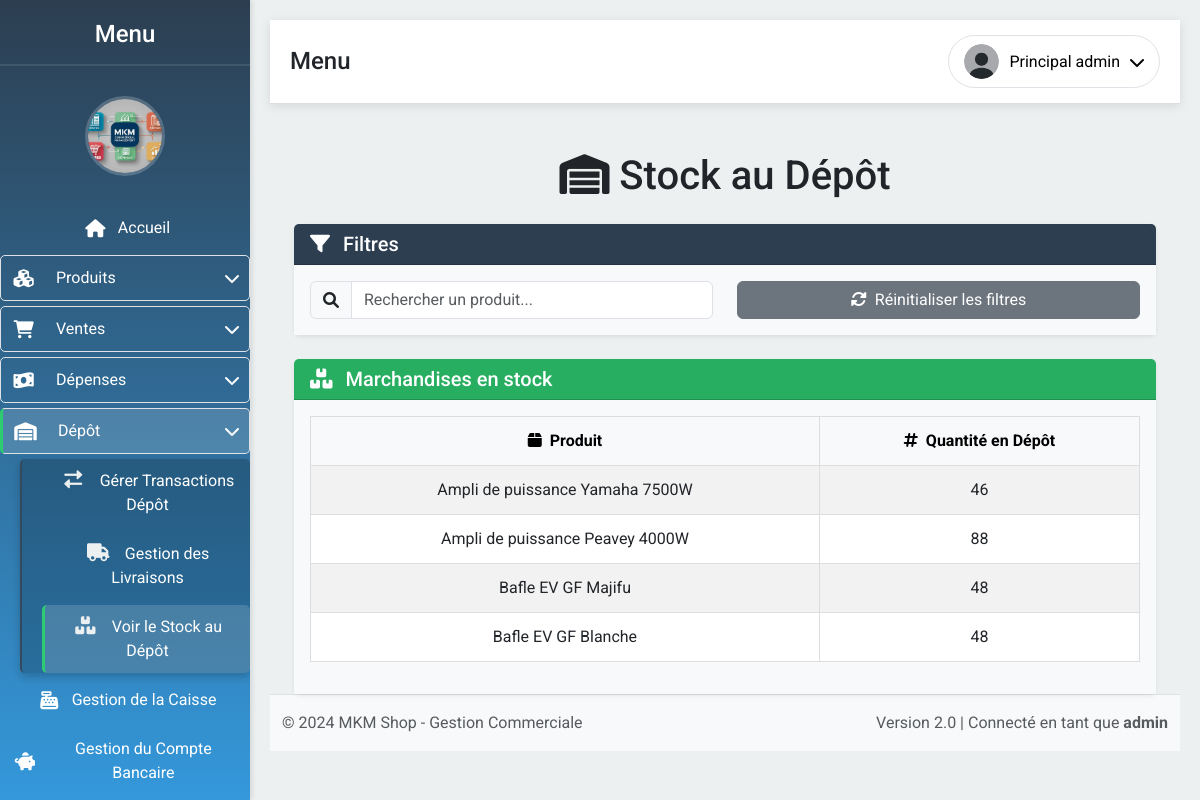
/stock_depot (signed in), run on an earlier commit of the app's database.
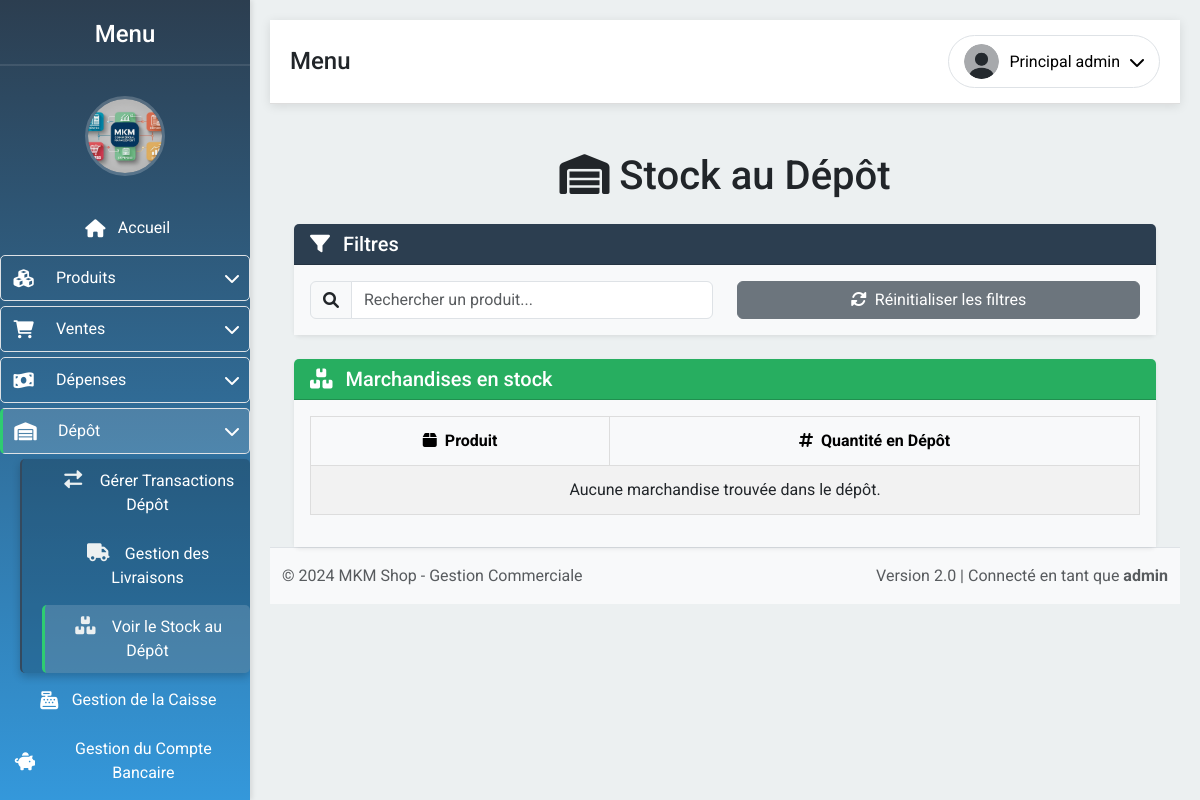
And on a later commit of the database.
### app/models.py (models this page shows, shortened)
class Produits(db.Model):
    __tablename__ = 'produits'
    id = db.Column(db.Integer, primary_key=True)
    nom = db.Column(db.String(100), nullable=False)
    description = db.Column(db.String(200))
    prix = db.Column(db.Float, nullable=False)
    prix_achat = db.Column(db.Float, nullable=False)
    quantite = db.Column(db.Integer, nullable=False)
    quantite_depot = db.Column(db.Integer, default=0)
    en_route = db.Column(db.Integer, default=0)

### app/routes.py (the view)
@bp.route('/stock_depot')
@login_required
@permission_required('voir_stock_depot')
def stock_depot():
    produits = Produits.query.filter(Produits.quantite_depot > 0).all()
    return render_template('stock_depot.html', produits=produits)

### app/models.py (called while the page is built)
    def is_admin(self):
        return self.role == 'admin'

    def has_permission(self, permission):
        if self.is_admin():
            return True
        return self.permissions and permission in self.permissions

### app/routes.py (called while the page is built)
def permission_required(permission):
    def decorator(f):
        @wraps(f)
        def decorated_function(*args, **kwargs):
            if not current_user.has_permission(permission):
                flash("Accès refusé. Vous n'avez pas les permissions nécessaires.", 'danger')
                return redirect(url_for('routes.index'))
            return f(*args, **kwargs)
        return decorated_function
    return decorator

@login_manager.user_loader
def load_user(user_id):
    return User.query.get(int(user_id))

### app/templates/stock_depot.html (shortened to what this page needs)
{% extends "layout.html" %}
{% block content %}
<div class="container">
    <h1 class="mt-5 text-center"><i class="fas fa-warehouse"></i> Stock au Dépôt</h1>
    <div class="card mt-4 shadow-sm border-0">
        <div class="card-header text-white" style="background-color: #2C3E50;">
            <h5 class="card-title mb-0"><i class="fas fa-filter me-2"></i> Filtres</h5>
        </div>
        <div class="card-body" style="background-color: #F8F9FA;">
            <div class="row">
                <div class="col-md-6">
                    <div class="input-group">
                        <span class="input-group-text"><i class="fas fa-search"></i></span>
                        <input type="text" id="searchProduit" class="form-control" placeholder="Rechercher un produit...">
                    </div>
                </div>
                <div class="col-md-6">
                    <button id="resetFilters" class="btn btn-secondary w-100">
                        <i class="fas fa-sync-alt me-2"></i>Réinitialiser les filtres
                    </button>
                </div>
            </div>
        </div>
    </div>
    <div class="card mt-4 shadow-sm border-0">
        <div class="card-header text-white" style="background-color: #27AE60;">
            <h5 class="card-title mb-0"><i class="fas fa-boxes me-2"></i> Marchandises en stock</h5>
        </div>
        <div class="card-body" style="background-color: #F8F9FA;">
            <div class="table-responsive">
                <table class="table table-hover table-striped">
                    <thead class="table-light">
                        <tr>
                            <th class="text-center"><i class="fas fa-box me-2"></i>Produit</th>
                            <th class="text-center"><i class="fas fa-hashtag me-2"></i>Quantité en Dépôt</th>
                        </tr>
                    </thead>
                    <tbody id="stockTableBody">
                        {% if produits %}
                            {% for produit in produits %}
                            <tr>
                                <td class="text-center">{{ produit.nom }}</td>
                                <td class="text-center">{{ produit.quantite_depot }}</td>
                            </tr>
                            {% endfor %}
                        {% else %}
                            <tr>
                                <td colspan="2" class="text-center">Aucune marchandise trouvée dans le dépôt.</td>
                            </tr>
                        {% endif %}
                    </tbody>
                </table>
            </div>
        </div>
    </div>
</div>
{% endblock %}

What changed in the data, as far as the page shows it:
removed Produits: nom "Ampli de puissance Yamaha 7500W", quantite_depot "46"
removed Produits: nom "Ampli de puissance Peavey 4000W", quantite_depot "88"
removed Produits: nom "Bafle EV GF Majifu", quantite_depot "48"
removed Produits: nom "Bafle EV GF Blanche", quantite_depot "48"
Also different on the page:
text now shown: "Aucune marchandise trouvée dans le dépôt."
